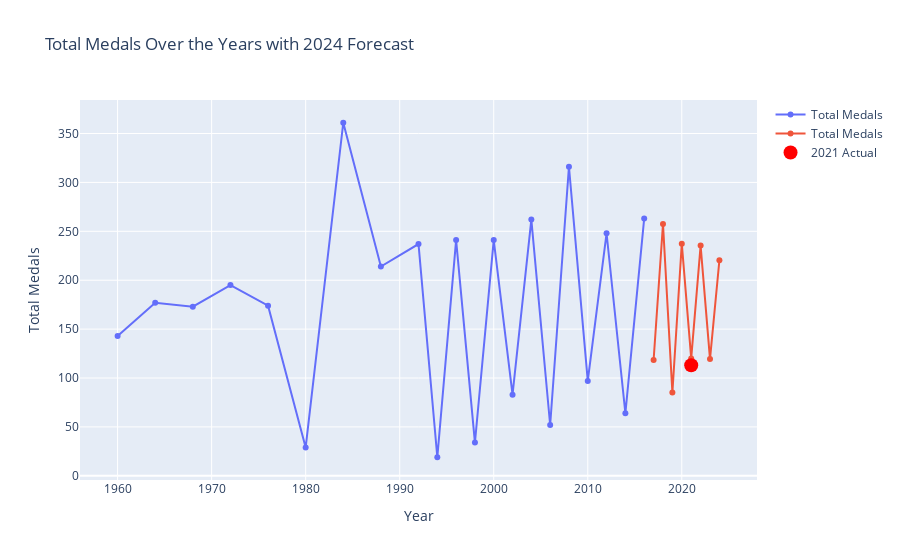

The notebook cell saved with this chart:
### Code cell
fig1 = go.Figure()
fig1.add_trace(go.Scatter(x=usa_data.index, y=usa_data['Total_Medals'], mode='lines+markers', name='Total Medals'))
fig1.add_trace(go.Scatter(x=forecast_df.index, y=forecast_df['Total_Medals'], mode='lines+markers', name='Total Medals'))
fig1.add_trace(go.Scatter(x=['2021'], y=medal_2021_usa['Total'], mode='markers', name='2021 Actual', marker=dict(color='red', size=14)))
fig1.update_layout(title='Total Medals Over the Years with 2024 Forecast',
                   xaxis_title='Year',
                   yaxis_title='Total Medals')
fig1.show()

### Figure 1 — Plotly figure (JSON) as saved in the notebook; plotly's stock layout.template omitted (floating-point values rounded to 4 significant figures)
{"data": [{"mode": "lines+markers", "name": "Total Medals", "type": "scatter", "x": ["1960-01-01T00:00:00", "1964-01-01T00:00:00", "1968-01-01T00:00:00", "1972-01-01T00:00:00", "1976-01-01T00:00:00", "1980-01-01T00:00:00", "1984-01-01T00:00:00", "1988-01-01T00:00:00", "1992-01-01T00:00:00", "1994-01-01T00:00:00", "1996-01-01T00:00:00", "1998-01-01T00:00:00", "2000-01-01T00:00:00", "2002-01-01T00:00:00", "2004-01-01T00:00:00", "2006-01-01T00:00:00", "2008-01-01T00:00:00", "2010-01-01T00:00:00", "2012-01-01T00:00:00", "2014-01-01T00:00:00", "2016-01-01T00:00:00"], "y": [143, 177, 173, 195, 174, 29, 361, 214, 237, 19, 241, 34, 241, 83, 262, 52, 316, 97, 248, 64, 263]}, {"mode": "lines+markers", "name": "Total Medals", "type": "scatter", "x": ["2017-01-01", "2018-01-01", "2019-01-01", "2020-01-01", "2021-01-01", "2022-01-01", "2023-01-01", "2024-01-01"], "y": [118.4, 257.5, 85.19, 237.4, 120.0, 235.4, 119.4, 220.4]}, {"marker": {"color": "red", "size": 14}, "mode": "markers", "name": "2021 Actual", "type": "scatter", "x": ["2021"], "y": [113]}], "layout": {"title": {"text": "Total Medals Over the Years with 2024 Forecast"}, "xaxis": {"title": {"text": "Year"}}, "yaxis": {"title": {"text": "Total Medals"}}}}
